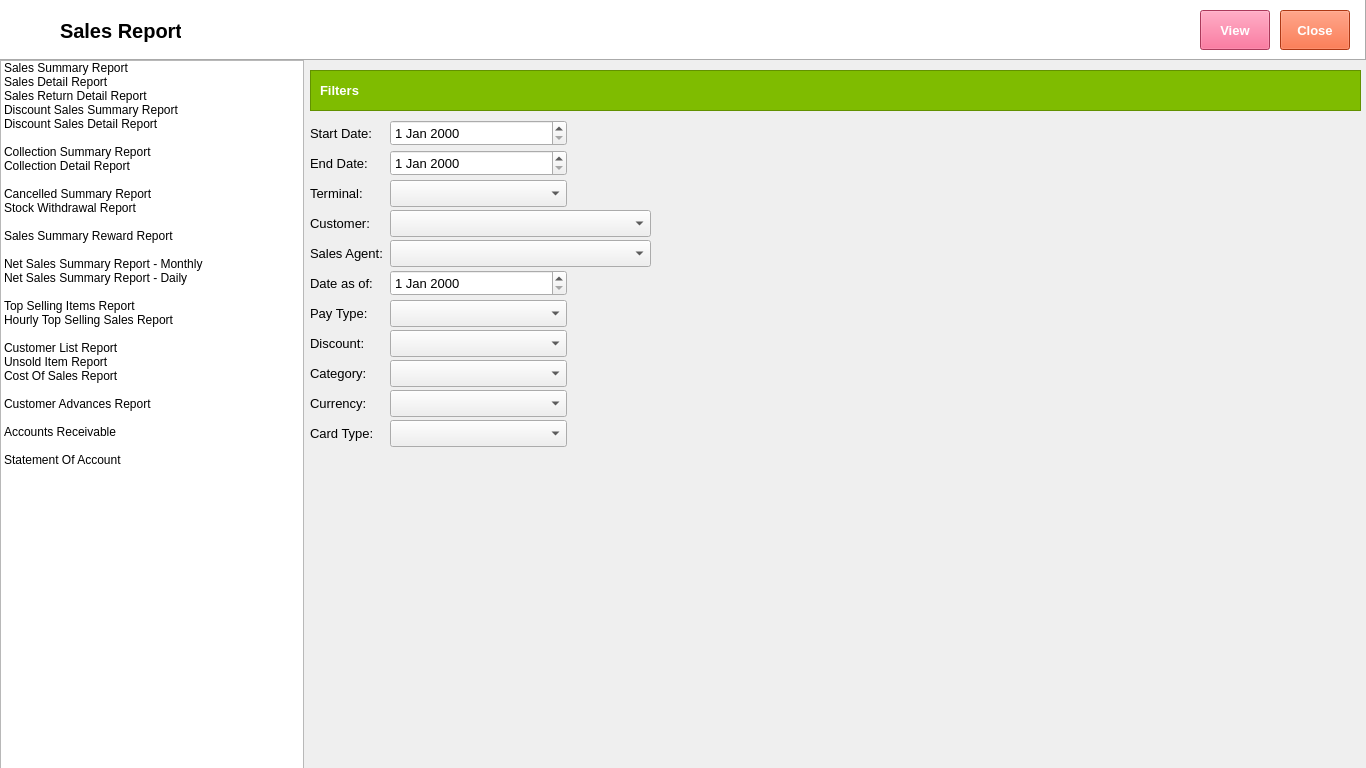
<?xml version="1.0" encoding="UTF-8"?>
<ui version="4.0">
 <class>Form</class>
 <widget class="QWidget" name="Form">
  <property name="geometry">
   <rect>
    <x>0</x>
    <y>0</y>
    <width>1366</width>
    <height>768</height>
   </rect>
  </property>
  <property name="windowTitle">
   <string>Form</string>
  </property>
  <widget class="QListWidget" name="listWidgetSalesReport">
   <property name="geometry">
    <rect>
     <x>0</x>
     <y>60</y>
     <width>304</width>
     <height>768</height>
    </rect>
   </property>
   <item>
    <property name="text">
     <string>Sales Summary Report</string>
    </property>
   </item>
   <item>
    <property name="text">
     <string>Sales Detail Report</string>
    </property>
   </item>
   <item>
    <property name="text">
     <string>Sales Return Detail Report</string>
    </property>
   </item>
   <item>
    <property name="text">
     <string>Discount Sales Summary Report</string>
    </property>
   </item>
   <item>
    <property name="text">
     <string>Discount Sales Detail Report</string>
    </property>
   </item>
   <item>
    <property name="text">
     <string/>
    </property>
   </item>
   <item>
    <property name="text">
     <string>Collection Summary Report</string>
    </property>
   </item>
   <item>
    <property name="text">
     <string>Collection Detail Report</string>
    </property>
   </item>
   <item>
    <property name="text">
     <string/>
    </property>
   </item>
   <item>
    <property name="text">
     <string>Cancelled Summary Report</string>
    </property>
   </item>
   <item>
    <property name="text">
     <string>Stock Withdrawal Report</string>
    </property>
   </item>
   <item>
    <property name="text">
     <string/>
    </property>
   </item>
   <item>
    <property name="text">
     <string>Sales Summary Reward Report</string>
    </property>
   </item>
   <item>
    <property name="text">
     <string/>
    </property>
   </item>
   <item>
    <property name="text">
     <string>Net Sales Summary Report - Monthly</string>
    </property>
   </item>
   <item>
    <property name="text">
     <string>Net Sales Summary Report - Daily</string>
    </property>
   </item>
   <item>
    <property name="text">
     <string/>
    </property>
   </item>
   <item>
    <property name="text">
     <string>Top Selling Items Report</string>
    </property>
   </item>
   <item>
    <property name="text">
     <string>Hourly Top Selling Sales Report</string>
    </property>
   </item>
   <item>
    <property name="text">
     <string/>
    </property>
   </item>
   <item>
    <property name="text">
     <string>Customer List Report</string>
    </property>
   </item>
   <item>
    <property name="text">
     <string>Unsold Item Report</string>
    </property>
   </item>
   <item>
    <property name="text">
     <string>Cost Of Sales Report</string>
    </property>
   </item>
   <item>
    <property name="text">
     <string/>
    </property>
   </item>
   <item>
    <property name="text">
     <string>Customer Advances Report</string>
    </property>
   </item>
   <item>
    <property name="text">
     <string/>
    </property>
   </item>
   <item>
    <property name="text">
     <string>Accounts Receivable</string>
    </property>
   </item>
   <item>
    <property name="text">
     <string/>
    </property>
   </item>
   <item>
    <property name="text">
     <string>Statement Of Account</string>
    </property>
   </item>
  </widget>
  <widget class="QFrame" name="frame">
   <property name="geometry">
    <rect>
     <x>0</x>
     <y>0</y>
     <width>1366</width>
     <height>60</height>
    </rect>
   </property>
   <property name="autoFillBackground">
    <bool>false</bool>
   </property>
   <property name="styleSheet">
    <string notr="true">background-color: rgb(255, 255, 255);</string>
   </property>
   <property name="frameShape">
    <enum>QFrame::Panel</enum>
   </property>
   <property name="frameShadow">
    <enum>QFrame::Raised</enum>
   </property>
   <widget class="QLabel" name="label">
    <property name="geometry">
     <rect>
      <x>10</x>
      <y>10</y>
      <width>38</width>
      <height>32</height>
     </rect>
    </property>
    <property name="text">
     <string/>
    </property>
    <property name="pixmap">
     <pixmap>../../Documents/GitHub/python-pos/img/Reports.png</pixmap>
    </property>
    <property name="scaledContents">
     <bool>true</bool>
    </property>
   </widget>
   <widget class="QLabel" name="label_2">
    <property name="geometry">
     <rect>
      <x>60</x>
      <y>10</y>
      <width>121</width>
      <height>41</height>
     </rect>
    </property>
    <property name="font">
     <font>
      <family>Segoe UI</family>
      <pointsize>15</pointsize>
      <weight>75</weight>
      <bold>true</bold>
     </font>
    </property>
    <property name="text">
     <string>Sales Report</string>
    </property>
    <property name="textFormat">
     <enum>Qt::PlainText</enum>
    </property>
   </widget>
   <widget class="QPushButton" name="pushButtonView">
    <property name="geometry">
     <rect>
      <x>1200</x>
      <y>10</y>
      <width>70</width>
      <height>40</height>
     </rect>
    </property>
    <property name="font">
     <font>
      <family>Segoe UI</family>
      <pointsize>10</pointsize>
      <weight>75</weight>
      <bold>true</bold>
     </font>
    </property>
    <property name="autoFillBackground">
     <bool>false</bool>
    </property>
    <property name="styleSheet">
     <string notr="true">background-color: rgb(240, 80, 128);
color: rgb(255, 255, 255);</string>
    </property>
    <property name="text">
     <string>View</string>
    </property>
   </widget>
   <widget class="QPushButton" name="pushButtonClose">
    <property name="geometry">
     <rect>
      <x>1280</x>
      <y>10</y>
      <width>70</width>
      <height>40</height>
     </rect>
    </property>
    <property name="font">
     <font>
      <family>Segoe UI</family>
      <pointsize>10</pointsize>
      <weight>75</weight>
      <bold>true</bold>
     </font>
    </property>
    <property name="styleSheet">
     <string notr="true">background-color: rgb(243, 79, 28);
color: rgb(255, 255, 255);</string>
    </property>
    <property name="text">
     <string>Close</string>
    </property>
    <property name="flat">
     <bool>false</bool>
    </property>
   </widget>
  </widget>
  <widget class="QFrame" name="frame_2">
   <property name="geometry">
    <rect>
     <x>310</x>
     <y>70</y>
     <width>1051</width>
     <height>41</height>
    </rect>
   </property>
   <property name="styleSheet">
    <string notr="true">background-color: rgb(127, 188, 0);</string>
   </property>
   <property name="frameShape">
    <enum>QFrame::StyledPanel</enum>
   </property>
   <property name="frameShadow">
    <enum>QFrame::Raised</enum>
   </property>
   <widget class="QLabel" name="label_3">
    <property name="geometry">
     <rect>
      <x>10</x>
      <y>10</y>
      <width>47</width>
      <height>21</height>
     </rect>
    </property>
    <property name="font">
     <font>
      <family>Segoe UI</family>
      <pointsize>10</pointsize>
      <weight>75</weight>
      <bold>true</bold>
     </font>
    </property>
    <property name="styleSheet">
     <string notr="true">color: rgb(255, 255, 255);</string>
    </property>
    <property name="text">
     <string>Filters</string>
    </property>
   </widget>
  </widget>
  <widget class="QDateEdit" name="dateEditStartDate">
   <property name="geometry">
    <rect>
     <x>390</x>
     <y>120</y>
     <width>177</width>
     <height>26</height>
    </rect>
   </property>
   <property name="font">
    <font>
     <family>Segoe UI</family>
     <pointsize>10</pointsize>
    </font>
   </property>
  </widget>
  <widget class="QDateEdit" name="dateEditEndDate">
   <property name="geometry">
    <rect>
     <x>390</x>
     <y>150</y>
     <width>177</width>
     <height>26</height>
    </rect>
   </property>
   <property name="font">
    <font>
     <family>Segoe UI</family>
     <pointsize>10</pointsize>
    </font>
   </property>
  </widget>
  <widget class="QComboBox" name="comboBoxTerminal">
   <property name="geometry">
    <rect>
     <x>390</x>
     <y>180</y>
     <width>177</width>
     <height>27</height>
    </rect>
   </property>
  </widget>
  <widget class="QComboBox" name="comboBoxCustomer">
   <property name="geometry">
    <rect>
     <x>390</x>
     <y>210</y>
     <width>261</width>
     <height>27</height>
    </rect>
   </property>
  </widget>
  <widget class="QComboBox" name="comboBoxSalesAgent">
   <property name="geometry">
    <rect>
     <x>390</x>
     <y>240</y>
     <width>261</width>
     <height>27</height>
    </rect>
   </property>
  </widget>
  <widget class="QDateEdit" name="dateEditDateAsOf">
   <property name="geometry">
    <rect>
     <x>390</x>
     <y>270</y>
     <width>177</width>
     <height>26</height>
    </rect>
   </property>
   <property name="font">
    <font>
     <family>Segoe UI</family>
     <pointsize>10</pointsize>
    </font>
   </property>
  </widget>
  <widget class="QComboBox" name="comboBoxPayType">
   <property name="geometry">
    <rect>
     <x>390</x>
     <y>300</y>
     <width>177</width>
     <height>27</height>
    </rect>
   </property>
  </widget>
  <widget class="QComboBox" name="comboBoxDiscount">
   <property name="geometry">
    <rect>
     <x>390</x>
     <y>330</y>
     <width>177</width>
     <height>27</height>
    </rect>
   </property>
  </widget>
  <widget class="QComboBox" name="comboBoxCategory">
   <property name="geometry">
    <rect>
     <x>390</x>
     <y>360</y>
     <width>177</width>
     <height>27</height>
    </rect>
   </property>
  </widget>
  <widget class="QComboBox" name="comboBoxCurrency">
   <property name="geometry">
    <rect>
     <x>390</x>
     <y>390</y>
     <width>177</width>
     <height>27</height>
    </rect>
   </property>
  </widget>
  <widget class="QComboBox" name="comboBoxCardType">
   <property name="geometry">
    <rect>
     <x>390</x>
     <y>420</y>
     <width>177</width>
     <height>27</height>
    </rect>
   </property>
  </widget>
  <widget class="QLabel" name="label_4">
   <property name="geometry">
    <rect>
     <x>310</x>
     <y>120</y>
     <width>61</width>
     <height>26</height>
    </rect>
   </property>
   <property name="font">
    <font>
     <family>Segoe UI</family>
     <pointsize>10</pointsize>
    </font>
   </property>
   <property name="layoutDirection">
    <enum>Qt::RightToLeft</enum>
   </property>
   <property name="text">
    <string>Start Date:</string>
   </property>
  </widget>
  <widget class="QLabel" name="label_5">
   <property name="geometry">
    <rect>
     <x>310</x>
     <y>150</y>
     <width>61</width>
     <height>26</height>
    </rect>
   </property>
   <property name="font">
    <font>
     <family>Segoe UI</family>
     <pointsize>10</pointsize>
    </font>
   </property>
   <property name="layoutDirection">
    <enum>Qt::RightToLeft</enum>
   </property>
   <property name="text">
    <string>End Date:</string>
   </property>
  </widget>
  <widget class="QLabel" name="label_6">
   <property name="geometry">
    <rect>
     <x>310</x>
     <y>180</y>
     <width>61</width>
     <height>26</height>
    </rect>
   </property>
   <property name="font">
    <font>
     <family>Segoe UI</family>
     <pointsize>10</pointsize>
    </font>
   </property>
   <property name="layoutDirection">
    <enum>Qt::RightToLeft</enum>
   </property>
   <property name="text">
    <string>Terminal:</string>
   </property>
  </widget>
  <widget class="QLabel" name="label_7">
   <property name="geometry">
    <rect>
     <x>310</x>
     <y>210</y>
     <width>61</width>
     <height>26</height>
    </rect>
   </property>
   <property name="font">
    <font>
     <family>Segoe UI</family>
     <pointsize>10</pointsize>
    </font>
   </property>
   <property name="layoutDirection">
    <enum>Qt::RightToLeft</enum>
   </property>
   <property name="text">
    <string>Customer:</string>
   </property>
  </widget>
  <widget class="QLabel" name="label_8">
   <property name="geometry">
    <rect>
     <x>310</x>
     <y>240</y>
     <width>81</width>
     <height>26</height>
    </rect>
   </property>
   <property name="font">
    <font>
     <family>Segoe UI</family>
     <pointsize>10</pointsize>
    </font>
   </property>
   <property name="layoutDirection">
    <enum>Qt::RightToLeft</enum>
   </property>
   <property name="text">
    <string>Sales Agent:</string>
   </property>
  </widget>
  <widget class="QLabel" name="label_9">
   <property name="geometry">
    <rect>
     <x>310</x>
     <y>270</y>
     <width>81</width>
     <height>26</height>
    </rect>
   </property>
   <property name="font">
    <font>
     <family>Segoe UI</family>
     <pointsize>10</pointsize>
    </font>
   </property>
   <property name="layoutDirection">
    <enum>Qt::RightToLeft</enum>
   </property>
   <property name="text">
    <string>Date as of:</string>
   </property>
  </widget>
  <widget class="QLabel" name="label_10">
   <property name="geometry">
    <rect>
     <x>310</x>
     <y>300</y>
     <width>81</width>
     <height>26</height>
    </rect>
   </property>
   <property name="font">
    <font>
     <family>Segoe UI</family>
     <pointsize>10</pointsize>
    </font>
   </property>
   <property name="layoutDirection">
    <enum>Qt::RightToLeft</enum>
   </property>
   <property name="text">
    <string>Pay Type:</string>
   </property>
  </widget>
  <widget class="QLabel" name="label_11">
   <property name="geometry">
    <rect>
     <x>310</x>
     <y>330</y>
     <width>81</width>
     <height>26</height>
    </rect>
   </property>
   <property name="font">
    <font>
     <family>Segoe UI</family>
     <pointsize>10</pointsize>
    </font>
   </property>
   <property name="layoutDirection">
    <enum>Qt::RightToLeft</enum>
   </property>
   <property name="text">
    <string>Discount:</string>
   </property>
  </widget>
  <widget class="QLabel" name="label_12">
   <property name="geometry">
    <rect>
     <x>310</x>
     <y>360</y>
     <width>81</width>
     <height>26</height>
    </rect>
   </property>
   <property name="font">
    <font>
     <family>Segoe UI</family>
     <pointsize>10</pointsize>
    </font>
   </property>
   <property name="layoutDirection">
    <enum>Qt::RightToLeft</enum>
   </property>
   <property name="text">
    <string>Category:</string>
   </property>
  </widget>
  <widget class="QLabel" name="label_13">
   <property name="geometry">
    <rect>
     <x>310</x>
     <y>390</y>
     <width>81</width>
     <height>26</height>
    </rect>
   </property>
   <property name="font">
    <font>
     <family>Segoe UI</family>
     <pointsize>10</pointsize>
    </font>
   </property>
   <property name="layoutDirection">
    <enum>Qt::RightToLeft</enum>
   </property>
   <property name="text">
    <string>Currency:</string>
   </property>
  </widget>
  <widget class="QLabel" name="label_14">
   <property name="geometry">
    <rect>
     <x>310</x>
     <y>420</y>
     <width>81</width>
     <height>26</height>
    </rect>
   </property>
   <property name="font">
    <font>
     <family>Segoe UI</family>
     <pointsize>10</pointsize>
    </font>
   </property>
   <property name="layoutDirection">
    <enum>Qt::RightToLeft</enum>
   </property>
   <property name="text">
    <string>Card Type:</string>
   </property>
  </widget>
 </widget>
 <resources/>
 <connections/>
</ui>
